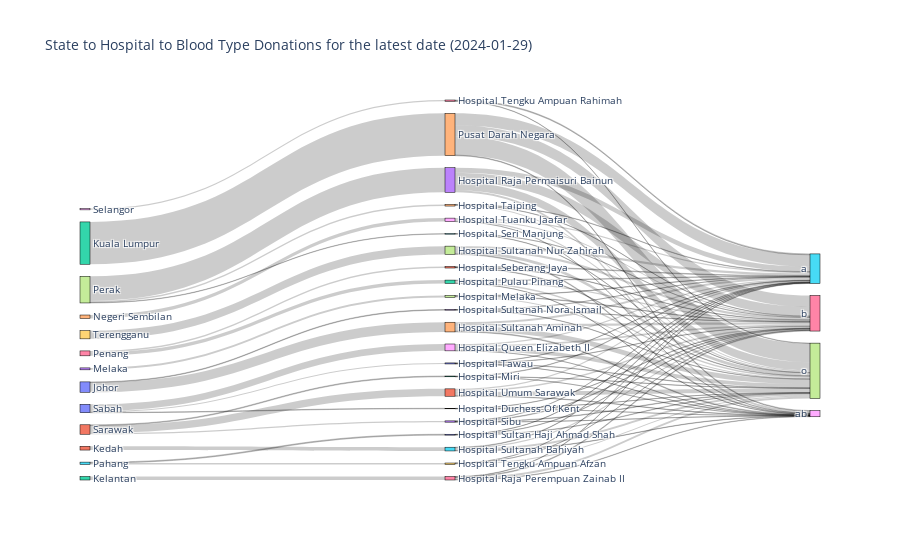

Write notebook code for a chart like this one.
### Markdown cell above
1. The data only shows blood donations but does not present the stocks of the blood itself
2. To compare more accurate on the state, we need to have the count of population for every state, to get the ratio of donor/no. of residence in the state. But I believe , they can transfer the blood packet to another hospital.

### Code cell
#now prepare data for Sankey
today_df = facility_df[facility_df['date']==latest_date][['hospital','state','blood_a','blood_b','blood_o','blood_ab']]
# Melt the data to transform blood type columns into rows
melted_data = today_df.melt(id_vars=['state', 'hospital'], value_vars=['blood_a', 'blood_b', 'blood_o', 'blood_ab'], 
                        var_name='blood_type', value_name='donations')

# Replace blood type column names with just the blood type
melted_data['blood_type'] = melted_data['blood_type'].str.replace('blood_', '')

# Creating a list of unique states, hospitals, and blood types to define nodes
states = list(melted_data['state'].unique())
hospitals = list(melted_data['hospital'].unique())
blood_types = list(melted_data['blood_type'].unique())
all_nodes = states + hospitals + blood_types

# # Create a mapping from node names to indices
node_indices = {node: idx for idx, node in enumerate(all_nodes)}
# Map the states, hospitals, and blood types to their respective indices
melted_data['source_state_to_hospital'] = melted_data['state'].map(node_indices)
melted_data['target_hospital_to_blood'] = melted_data['hospital'].map(node_indices)
melted_data['target_blood'] = melted_data['blood_type'].map(node_indices)

# Create two sets of links: one from state to hospital and another from hospital to blood type
links_state_to_hospital = melted_data[['source_state_to_hospital', 'target_hospital_to_blood', 'donations']]
links_hospital_to_blood = melted_data[['target_hospital_to_blood', 'target_blood', 'donations']]

# Combine the links into a single dataframe
links_combined = pd.concat([
    links_state_to_hospital.rename(columns={'source_state_to_hospital': 'source', 'target_hospital_to_blood': 'target'}),
    links_hospital_to_blood.rename(columns={'target_hospital_to_blood': 'source', 'target_blood': 'target'})
])

# Sum the donation counts for each link
links_summed = links_combined.groupby(['source', 'target']).sum().reset_index()

# Create the Sankey diagram
fig = go.Figure(data=[go.Sankey(
    node = dict(
      pad = 15,
      thickness = 10,
      line = dict(color = "black", width = 0.5),
      label = all_nodes
    ),
    link = dict(
      source = links_summed['source'],
      target = links_summed['target'],
      value = links_summed['donations']
    ))])

fig.update_layout(title_text=f"State to Hospital to Blood Type Donations for the latest date ({latest_date.date()})", font_size=10)
fig.show()

### Figure 1 — Plotly figure (JSON) as saved in the notebook; plotly's stock layout.template omitted (floating-point values rounded to 4 significant figures)
{"data": [{"link": {"source": [0, 0, 1, 2, 3, 4, 5, 5, 6, 6, 7, 7, 7, 8, 9, 10, 10, 10, 11, 11, 11, 12, 13, 13, 13, 13, 14, 14, 14, 14, 15, 15, 15, 15, 16, 16, 16, 16, 17, 17, 17, 17, 18, 18, 18, 18, 19, 19, 19, 19, 20, 20, 20, 20, 21, 21, 21, 21, 22, 22, 22, 22, 23, 23, 23, 23, 24, 24, 24, 24, 25, 25, 25, 25, 26, 26, 26, 26, 27, 27, 27, 27, 28, 28, 28, 28, 29, 29, 29, 29, 30, 30, 30, 30, 31, 31, 31, 31, 32, 32, 32, 32, 33, 33, 33, 33, 34, 34, 34, 34], "target": [13, 14, 15, 16, 17, 18, 19, 20, 21, 22, 23, 24, 25, 26, 27, 28, 29, 30, 31, 32, 33, 34, 35, 36, 37, 38, 35, 36, 37, 38, 35, 36, 37, 38, 35, 36, 37, 38, 35, 36, 37, 38, 35, 36, 37, 38, 35, 36, 37, 38, 35, 36, 37, 38, 35, 36, 37, 38, 35, 36, 37, 38, 35, 36, 37, 38, 35, 36, 37, 38, 35, 36, 37, 38, 35, 36, 37, 38, 35, 36, 37, 38, 35, 36, 37, 38, 35, 36, 37, 38, 35, 36, 37, 38, 35, 36, 37, 38, 35, 36, 37, 38, 35, 36, 37, 38, 35, 36, 37, 38], "value": [5, 75, 29, 27, 15, 27, 11, 7, 12, 26, 190, 13, 3, 10, 64, 53, 4, 8, 57, 6, 10, 327, 1, 2, 2, 0, 14, 18, 37, 6, 4, 8, 14, 3, 3, 6, 15, 3, 3, 4, 8, 0, 9, 8, 9, 1, 1, 1, 9, 0, 2, 2, 3, 0, 5, 3, 4, 0, 3, 9, 13, 1, 39, 72, 64, 15, 3, 2, 8, 0, 0, 1, 2, 0, 7, 0, 3, 0, 18, 18, 22, 6, 10, 13, 29, 1, 0, 2, 1, 1, 2, 2, 3, 1, 9, 13, 32, 3, 3, 0, 2, 1, 1, 4, 4, 1, 91, 87, 144, 5]}, "node": {"label": ["Johor", "Kedah", "Kelantan", "Melaka", "Negeri Sembilan", "Pahang", "Penang", "Perak", "Selangor", "Terengganu", "Sabah", "Sarawak", "Kuala Lumpur", "Hospital Sultanah Nora Ismail", "Hospital Sultanah Aminah", "Hospital Sultanah Bahiyah", "Hospital Raja Perempuan Zainab II", "Hospital Melaka", "Hospital Tuanku Jaafar", "Hospital Tengku Ampuan Afzan", "Hospital Sultan Haji Ahmad Shah", "Hospital Seberang Jaya", "Hospital Pulau Pinang", "Hospital Raja Permaisuri Bainun", "Hospital Taiping", "Hospital Seri Manjung", "Hospital Tengku Ampuan Rahimah", "Hospital Sultanah Nur Zahirah", "Hospital Queen Elizabeth II", "Hospital Duchess Of Kent", "Hospital Tawau", "Hospital Umum Sarawak", "Hospital Miri", "Hospital Sibu", "Pusat Darah Negara", "a", "b", "o", "ab"], "line": {"color": "black", "width": 0.5}, "pad": 15, "thickness": 10}, "type": "sankey"}], "layout": {"font": {"size": 10}, "title": {"text": "State to Hospital to Blood Type Donations for the latest date (2024-01-29)"}}}
